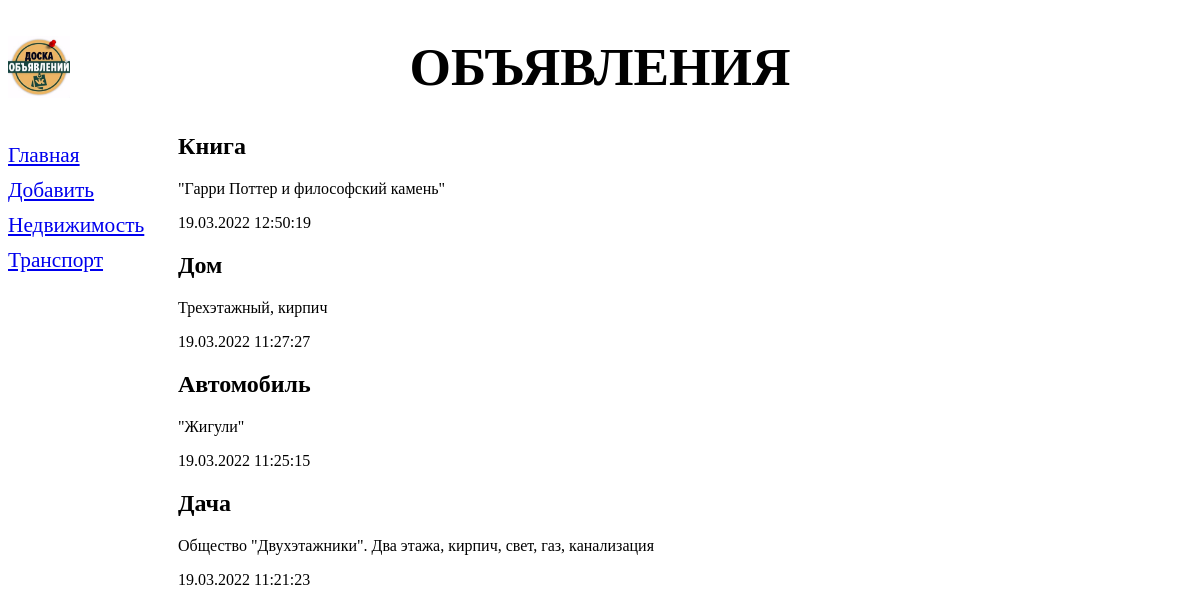
Page /bboard/ on the earlier database version.
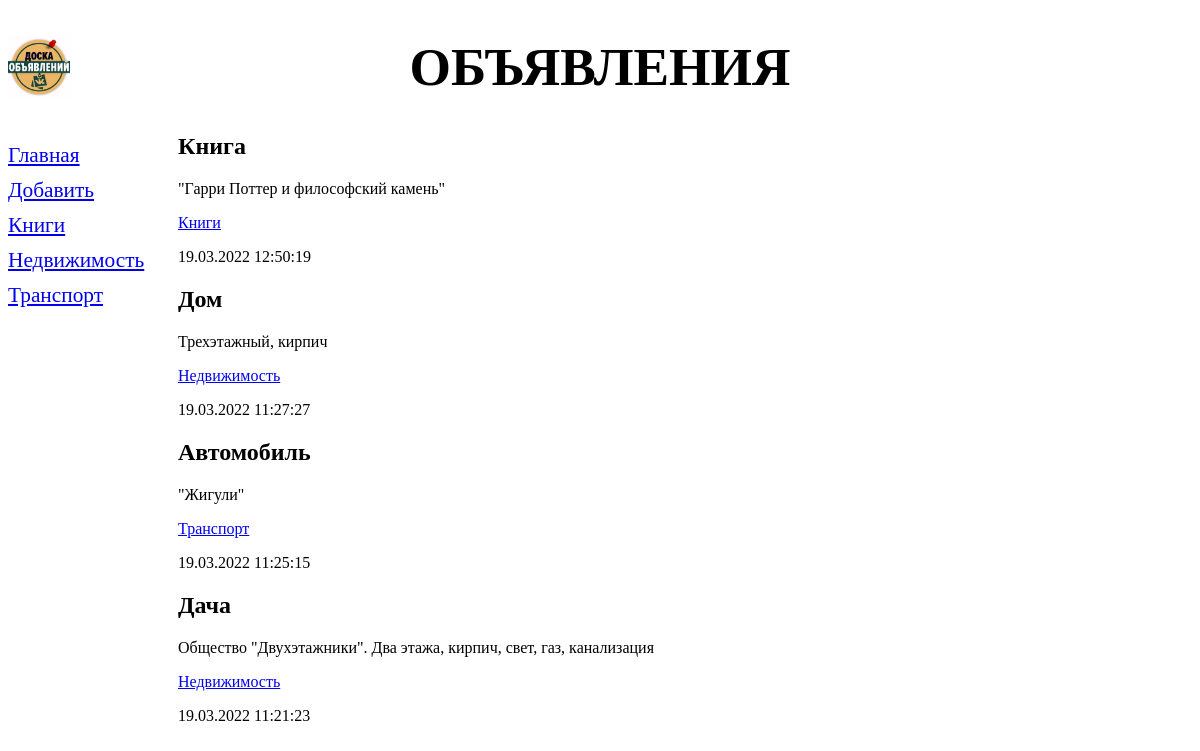
Same page on the later database version.
### bboard/models.py (models this page shows, shortened)
class Rubric(models.Model):
    name = models.CharField(max_length=20, db_index=True,
                            verbose_name='Название')
    class Meta:
        verbose_name_plural = 'Рубрики'
        verbose_name = 'Рубрика'
        ordering = ['name']

class Bb(models.Model):
    title = models.CharField(max_length=50, verbose_name='Товар')
    content = models.TextField(null=True, blank=True,
                               verbose_name='Описание')
    price = models.FloatField(null=True, blank=True,
                              verbose_name='Цена')
    published = models.DateTimeField(auto_now_add=True, db_index=True,
                                     verbose_name='Опубликовано')
    rubric = models.ForeignKey('Rubric', null=True,
                               on_delete=models.PROTECT, verbose_name='Рубрика')
    class Meta:
        verbose_name_plural = 'Объявления'
        verbose_name = 'Объявление'
        ordering = ['-published']

### bboard/views.py (the view)
# urls.py: path('', index, name='index'),
def index(request):
    bbs = Bb.objects.all()
    rubrics = Rubric.objects.all()
    context = {'bbs':bbs, 'rubrics': rubrics}
    return render(request, 'bboard/index.html', context)

### bboard/templates/bboard/index.html
{% extends "layout/basic.html" %}
{% block content %}
{% for bb in bbs %}
<div>
    <h2>{{ bb.title }}</h2>
    <p>{{ bb.content }}</p>
    <p><a href="{% url 'by_rubric' bb.rubric.pk %}">
        {{ bb.rubric.name }}
    </a></p>
    <p>{{ bb.published|date:"d.m.Y H:i:s" }}</p>
</div>
{% endfor %}
{% endblock %}

### bboard/templates/layout/basic.html (shortened to what this page needs)
{% load static %}
<!DOCTYPE html>
<html>
    <head>
        <link rel="stylesheet" type="text/css"
              href="{% static 'bboard/style.css' %}">
    </head>
    <body>
        <header>
            <h1>Объявления</h1>
        </header>
        <nav>
            <a href="{% url 'index' %}">Главная</a>
            <a href="{% url 'add' %}">Добавить</a>
            {% for rubric in rubrics %}
            <a href="{% url 'by_rubric' rubric.pk %}">{{ rubric.name }}</a>
            {% endfor %}
        </nav>
        <section>
            {% block content %}
            {% endblock %}
        </section>
    </body>
</html>

### bboard/static/bboard/style.css (style rules this page uses)
header h1 { font-size: 40pt; text-transform: uppercase; text-align: center; background: url("bg.jpg") left / auto 100% no-repeat; }
nav { font-size: 16pt; width: 150 px; float: left; }
nav a { display: block; margin: 10px 0px; }
section { margin-left: 170px; }

Differences in the rows shown:
added Rubric: name "Книги"
changed Bb "Книга": rubric_id empty → 3 (drawn); rubric.name (not shown) → "Книги"
changed Bb "Дом": rubric_id empty → 1 (drawn); rubric.name (not shown) → "Недвижимость"
changed Bb "Автомобиль": rubric_id empty → 2 (drawn); rubric.name (not shown) → "Транспорт"
changed Bb "Дача": rubric_id empty → 1 (drawn); rubric.name (not shown) → "Недвижимость"
